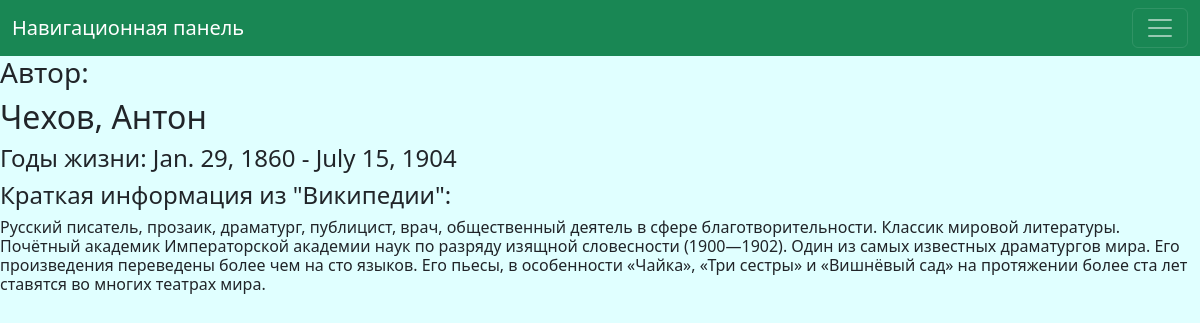
Screenshot of /author_detail/1 with the database file from the repository.
### core/models.py (models this page shows, shortened)
class Author(models.Model):
    first_name = models.CharField(max_length=255)
    last_name = models.CharField(max_length=255)
    date_of_birth = models.DateField(null=True, blank=True)
    date_of_death = models.DateField('Мертв', null=True, blank=True)
    inf_about = models.TextField(max_length=2550)

### core/views.py (the view)
# urls.py: path('author_detail/<int:pk>', views.AuthorDetail.as_view(), name='author'),
class AuthorDetail(TitleMixin, DetailView):
    model = models.Author
    template_name = 'authordetail.html'
    context_object_name = 'author'
    title = "Автор"

### core/views.py (called while the page is built)
    def get_title(self):
        return self.title

    def get_context_data(self, **kwargs):
        context = super().get_context_data(**kwargs)
        context["title"] = self.get_title()
        return context

### core/templates/authordetail.html (shortened to what this page needs)
{% extends 'base.html' %}
{% block content %}
        <h3>Автор: </h3>
        <h2>{{author.last_name}}, {{author.first_name}}</h2>
        <h4>Годы жизни: {{author.date_of_birth}} - {{author.date_of_death}}</h4>
        <h4>Краткая информация из "Википедии": </h4>
        <h6>{{author.inf_about}}</h6>
{% endblock %}

### core/templates/base.html (style rules this page uses)
body { background: #E0FFFF }

### rows the page displays
Author: last_name "Чехов", first_name "Антон", date_of_birth "Jan. 29, 1860", date_of_death "July 15, 1904", inf_about "Русский писатель, прозаик, драматург, публицист, врач, общественный деятель в сфере благотворительности. Классик мировой литературы. Почётный академик Императорской академии наук по разряду изящной словесности (1900—1902). Один из самых известных драматургов мира. Его произведения переведены более чем на сто языков. Его пьесы, в особенности «Чайка», «Три сестры» и «Вишнёвый сад» на протяжении более ста лет ставятся во многих театрах мира."
